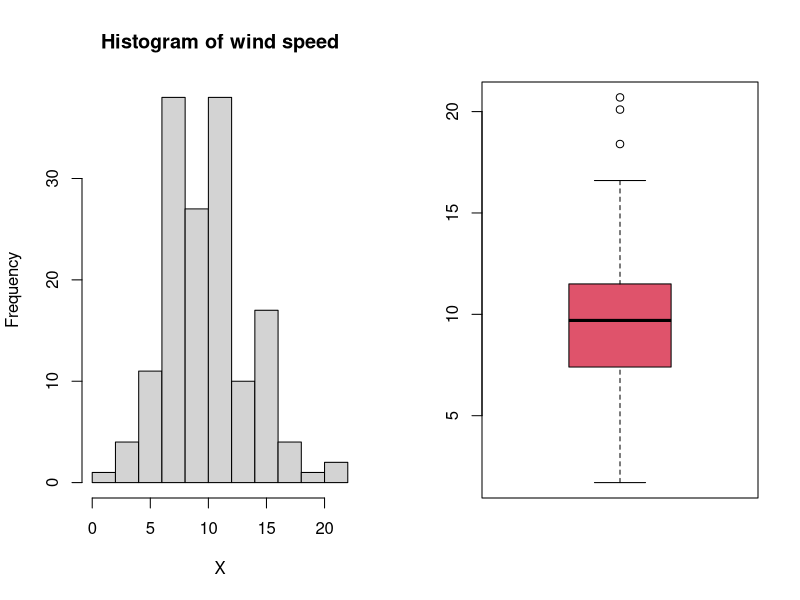
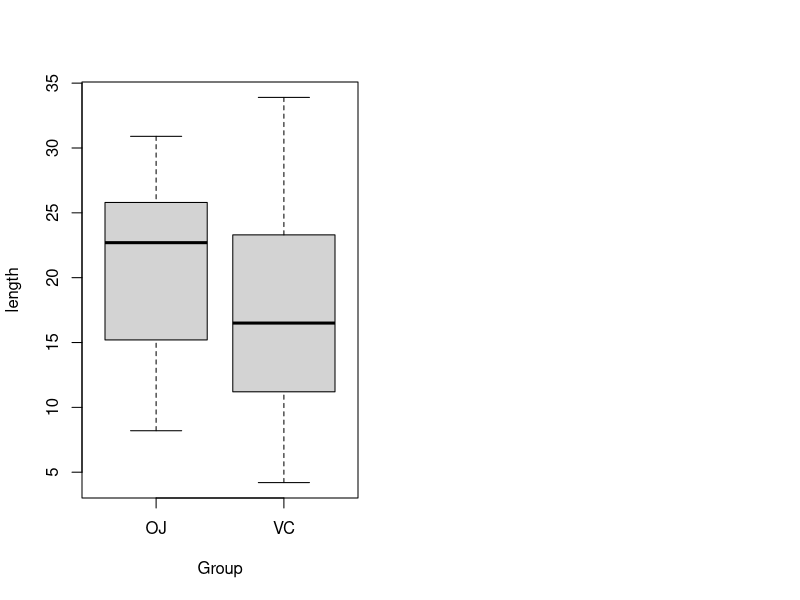
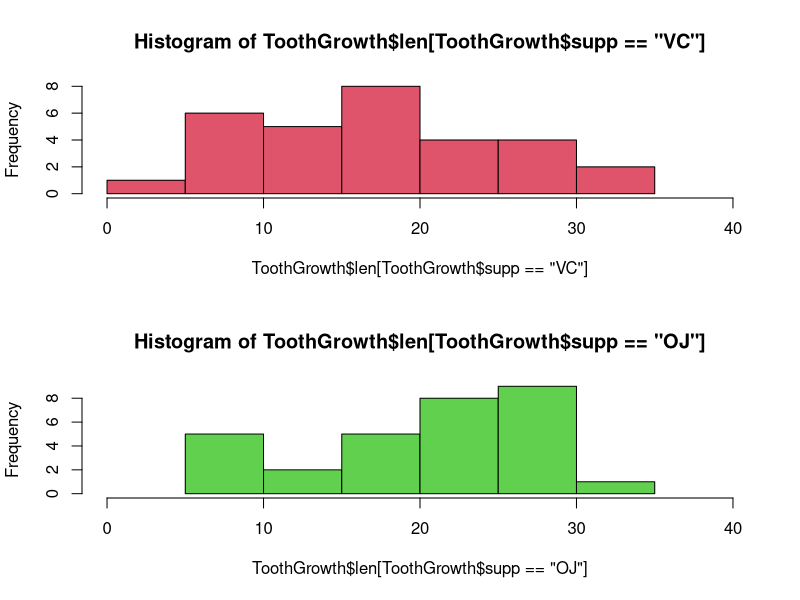

Write the R code that produced these figures, in order.
## ---- chunk 1
knitr::opts_chunk$set(echo = TRUE)
## ---- chunk 2
windspeed <- airquality$Wind
sprintf("mean: %f", mean(windspeed))
sprintf("var: %f", var(windspeed))
sprintf("median: %f", median(windspeed))
## ---- chunk 3
par(mfrow=c(1,2))
hist(windspeed, xlab = "X", main = "Histogram of wind speed")
boxplot(windspeed, col=2)
## ---- chunk 4
head(ToothGrowth)
## ---- chunk 5
dim(ToothGrowth)
## ---- chunk 6
t.test(len~supp, var.equal=TRUE, data=ToothGrowth)
## ---- chunk 7
boxplot(ToothGrowth$len~ToothGrowth$supp, xlab="Group", ylab = "length")
## ---- chunk 8
par(mfrow=c(2,1))
hist(ToothGrowth$len[ToothGrowth$supp == "VC"], col=2, xlim=c(0, 40))
hist(ToothGrowth$len[ToothGrowth$supp == "OJ"], col=3, xlim=c(0, 40))
## ---- chunk 9
Name <- c("A", "B")
Gender <- c("M", "M")
Height <- c(180, 170)
data.frame(Name, Gender, Height)
## ---- chunk 10
newdata <- chickwts[chickwts$feed %in% c("horsebean", "soybean"), ]
dim(newdata)
## ---- chunk 11
tapply(newdata$weight, newdata$feed, mean)
tapply(newdata$weight, newdata$feed, sd)

